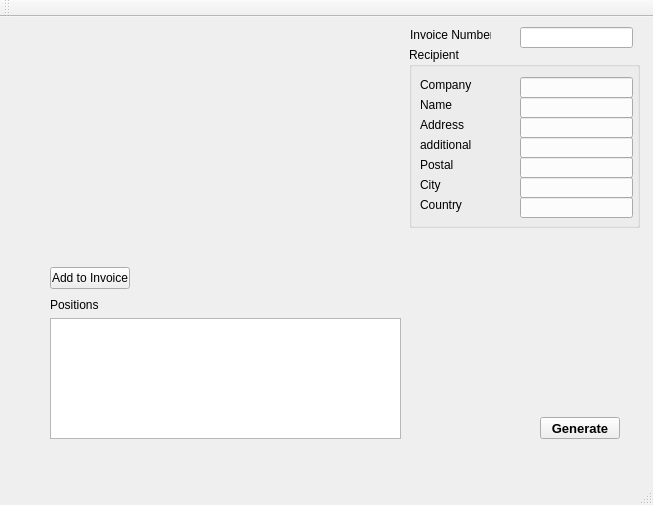
<?xml version="1.0" encoding="UTF-8"?>
<ui version="4.0">
 <class>MainWindow</class>
 <widget class="QMainWindow" name="MainWindow">
  <property name="geometry">
   <rect>
    <x>0</x>
    <y>0</y>
    <width>653</width>
    <height>505</height>
   </rect>
  </property>
  <property name="windowTitle">
   <string>MainWindow</string>
  </property>
  <widget class="QWidget" name="centralWidget">
   <widget class="QPushButton" name="generateButton">
    <property name="geometry">
     <rect>
      <x>540</x>
      <y>400</y>
      <width>80</width>
      <height>22</height>
     </rect>
    </property>
    <property name="font">
     <font>
      <pointsize>10</pointsize>
      <weight>75</weight>
      <bold>true</bold>
     </font>
    </property>
    <property name="layoutDirection">
     <enum>Qt::LeftToRight</enum>
    </property>
    <property name="text">
     <string>Generate</string>
    </property>
   </widget>
   <widget class="QLabel" name="label">
    <property name="geometry">
     <rect>
      <x>410</x>
      <y>10</y>
      <width>81</width>
      <height>16</height>
     </rect>
    </property>
    <property name="text">
     <string>Invoice Number</string>
    </property>
   </widget>
   <widget class="QLineEdit" name="lineEdit">
    <property name="geometry">
     <rect>
      <x>520</x>
      <y>10</y>
      <width>113</width>
      <height>21</height>
     </rect>
    </property>
   </widget>
   <widget class="QLabel" name="label_2">
    <property name="geometry">
     <rect>
      <x>420</x>
      <y>60</y>
      <width>91</width>
      <height>16</height>
     </rect>
    </property>
    <property name="layoutDirection">
     <enum>Qt::LeftToRight</enum>
    </property>
    <property name="text">
     <string>Company</string>
    </property>
   </widget>
   <widget class="QLabel" name="label_4">
    <property name="geometry">
     <rect>
      <x>420</x>
      <y>80</y>
      <width>91</width>
      <height>16</height>
     </rect>
    </property>
    <property name="layoutDirection">
     <enum>Qt::LeftToRight</enum>
    </property>
    <property name="text">
     <string>Name</string>
    </property>
   </widget>
   <widget class="QLabel" name="label_5">
    <property name="geometry">
     <rect>
      <x>420</x>
      <y>100</y>
      <width>91</width>
      <height>16</height>
     </rect>
    </property>
    <property name="layoutDirection">
     <enum>Qt::LeftToRight</enum>
    </property>
    <property name="text">
     <string>Address</string>
    </property>
   </widget>
   <widget class="QLabel" name="label_6">
    <property name="geometry">
     <rect>
      <x>420</x>
      <y>120</y>
      <width>91</width>
      <height>16</height>
     </rect>
    </property>
    <property name="layoutDirection">
     <enum>Qt::LeftToRight</enum>
    </property>
    <property name="text">
     <string>additional</string>
    </property>
   </widget>
   <widget class="QLabel" name="label_7">
    <property name="geometry">
     <rect>
      <x>420</x>
      <y>140</y>
      <width>91</width>
      <height>16</height>
     </rect>
    </property>
    <property name="layoutDirection">
     <enum>Qt::LeftToRight</enum>
    </property>
    <property name="text">
     <string>Postal</string>
    </property>
   </widget>
   <widget class="QLabel" name="label_8">
    <property name="geometry">
     <rect>
      <x>420</x>
      <y>160</y>
      <width>91</width>
      <height>16</height>
     </rect>
    </property>
    <property name="layoutDirection">
     <enum>Qt::LeftToRight</enum>
    </property>
    <property name="text">
     <string>City</string>
    </property>
   </widget>
   <widget class="QLabel" name="label_9">
    <property name="geometry">
     <rect>
      <x>420</x>
      <y>180</y>
      <width>91</width>
      <height>16</height>
     </rect>
    </property>
    <property name="layoutDirection">
     <enum>Qt::LeftToRight</enum>
    </property>
    <property name="text">
     <string>Country</string>
    </property>
   </widget>
   <widget class="QLineEdit" name="lineEdit_2">
    <property name="geometry">
     <rect>
      <x>520</x>
      <y>60</y>
      <width>113</width>
      <height>21</height>
     </rect>
    </property>
   </widget>
   <widget class="QLineEdit" name="lineEdit_3">
    <property name="geometry">
     <rect>
      <x>520</x>
      <y>80</y>
      <width>113</width>
      <height>21</height>
     </rect>
    </property>
   </widget>
   <widget class="QLineEdit" name="lineEdit_4">
    <property name="geometry">
     <rect>
      <x>520</x>
      <y>100</y>
      <width>113</width>
      <height>21</height>
     </rect>
    </property>
   </widget>
   <widget class="QLineEdit" name="lineEdit_5">
    <property name="geometry">
     <rect>
      <x>520</x>
      <y>120</y>
      <width>113</width>
      <height>21</height>
     </rect>
    </property>
   </widget>
   <widget class="QLineEdit" name="lineEdit_6">
    <property name="geometry">
     <rect>
      <x>520</x>
      <y>140</y>
      <width>113</width>
      <height>21</height>
     </rect>
    </property>
   </widget>
   <widget class="QLineEdit" name="lineEdit_7">
    <property name="geometry">
     <rect>
      <x>520</x>
      <y>160</y>
      <width>113</width>
      <height>21</height>
     </rect>
    </property>
   </widget>
   <widget class="QLineEdit" name="lineEdit_8">
    <property name="geometry">
     <rect>
      <x>520</x>
      <y>180</y>
      <width>113</width>
      <height>21</height>
     </rect>
    </property>
   </widget>
   <widget class="QTextBrowser" name="textBrowser">
    <property name="geometry">
     <rect>
      <x>50</x>
      <y>301</y>
      <width>351</width>
      <height>121</height>
     </rect>
    </property>
   </widget>
   <widget class="QLabel" name="label_10">
    <property name="geometry">
     <rect>
      <x>50</x>
      <y>280</y>
      <width>111</width>
      <height>16</height>
     </rect>
    </property>
    <property name="text">
     <string>Positions</string>
    </property>
   </widget>
   <widget class="QGroupBox" name="groupBox">
    <property name="geometry">
     <rect>
      <x>409</x>
      <y>30</y>
      <width>231</width>
      <height>181</height>
     </rect>
    </property>
    <property name="title">
     <string>Recipient</string>
    </property>
   </widget>
   <widget class="QPushButton" name="pushButton">
    <property name="geometry">
     <rect>
      <x>50</x>
      <y>250</y>
      <width>80</width>
      <height>22</height>
     </rect>
    </property>
    <property name="text">
     <string>Add to Invoice</string>
    </property>
   </widget>
  </widget>
  <widget class="QMenuBar" name="menuBar">
   <property name="geometry">
    <rect>
     <x>0</x>
     <y>0</y>
     <width>653</width>
     <height>21</height>
    </rect>
   </property>
  </widget>
  <widget class="QToolBar" name="mainToolBar">
   <attribute name="toolBarArea">
    <enum>TopToolBarArea</enum>
   </attribute>
   <attribute name="toolBarBreak">
    <bool>false</bool>
   </attribute>
  </widget>
  <widget class="QStatusBar" name="statusBar"/>
 </widget>
 <layoutdefault spacing="6" margin="11"/>
 <resources/>
 <connections/>
</ui>
